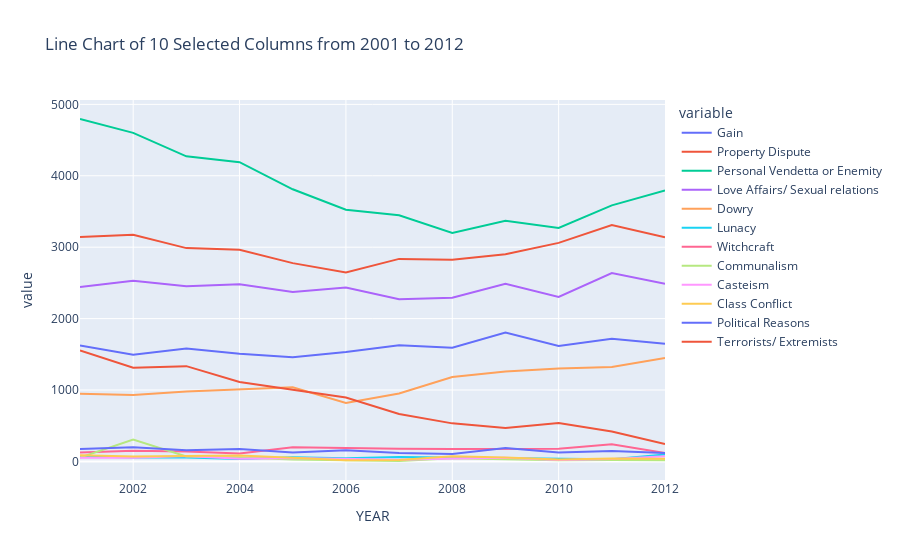

Write notebook code for a chart like this one.
### Code cell
import plotly.express as px
fig = px.line(total_murders, x='YEAR', y=cols, title='Line Chart of causes of homicides from 2001 to 2012 in India')
fig.show()

### Figure 1 — Plotly figure (JSON) as saved in the notebook; plotly's stock layout.template omitted (floating-point values rounded to 4 significant figures)
{"data": [{"hovertemplate": "variable=Gain<br>YEAR=%{x}<br>value=%{y}<extra></extra>", "legendgroup": "Gain", "line": {"color": "#636efa", "dash": "solid"}, "marker": {"symbol": "circle"}, "mode": "lines", "name": "Gain", "orientation": "v", "showlegend": true, "type": "scatter", "x": [2001, 2002, 2003, 2004, 2005, 2006, 2007, 2008, 2009, 2010, 2011, 2012], "xaxis": "x", "y": [1624, 1493, 1582, 1508, 1460, 1533, 1627, 1593, 1804, 1616, 1718, 1647], "yaxis": "y"}, {"hovertemplate": "variable=Property Dispute<br>YEAR=%{x}<br>value=%{y}<extra></extra>", "legendgroup": "Property Dispute", "line": {"color": "#EF553B", "dash": "solid"}, "marker": {"symbol": "circle"}, "mode": "lines", "name": "Property Dispute", "orientation": "v", "showlegend": true, "type": "scatter", "x": [2001, 2002, 2003, 2004, 2005, 2006, 2007, 2008, 2009, 2010, 2011, 2012], "xaxis": "x", "y": [3143, 3174, 2987, 2963, 2777, 2645, 2836, 2824, 2900, 3060, 3310, 3139], "yaxis": "y"}, {"hovertemplate": "variable=Personal Vendetta or Enemity<br>YEAR=%{x}<br>value=%{y}<extra></extra>", "legendgroup": "Personal Vendetta or Enemity", "line": {"color": "#00cc96", "dash": "solid"}, "marker": {"symbol": "circle"}, "mode": "lines", "name": "Personal Vendetta or Enemity", "orientation": "v", "showlegend": true, "type": "scatter", "x": [2001, 2002, 2003, 2004, 2005, 2006, 2007, 2008, 2009, 2010, 2011, 2012], "xaxis": "x", "y": [4795, 4601, 4272, 4190, 3811, 3524, 3448, 3198, 3371, 3269, 3586, 3795], "yaxis": "y"}, {"hovertemplate": "variable=Love Affairs/ Sexual relations<br>YEAR=%{x}<br>value=%{y}<extra></extra>", "legendgroup": "Love Affairs/ Sexual relations", "line": {"color": "#ab63fa", "dash": "solid"}, "marker": {"symbol": "circle"}, "mode": "lines", "name": "Love Affairs/ Sexual relations", "orientation": "v", "showlegend": true, "type": "scatter", "x": [2001, 2002, 2003, 2004, 2005, 2006, 2007, 2008, 2009, 2010, 2011, 2012], "xaxis": "x", "y": [2443, 2530, 2452, 2480, 2371, 2435, 2271, 2291, 2486, 2302, 2637, 2487], "yaxis": "y"}, {"hovertemplate": "variable=Dowry<br>YEAR=%{x}<br>value=%{y}<extra></extra>", "legendgroup": "Dowry", "line": {"color": "#FFA15A", "dash": "solid"}, "marker": {"symbol": "circle"}, "mode": "lines", "name": "Dowry", "orientation": "v", "showlegend": true, "type": "scatter", "x": [2001, 2002, 2003, 2004, 2005, 2006, 2007, 2008, 2009, 2010, 2011, 2012], "xaxis": "x", "y": [948, 930, 979, 1008, 1038, 817, 952, 1183, 1260, 1302, 1323, 1447], "yaxis": "y"}, {"hovertemplate": "variable=Lunacy<br>YEAR=%{x}<br>value=%{y}<extra></extra>", "legendgroup": "Lunacy", "line": {"color": "#19d3f3", "dash": "solid"}, "marker": {"symbol": "circle"}, "mode": "lines", "name": "Lunacy", "orientation": "v", "showlegend": true, "type": "scatter", "x": [2001, 2002, 2003, 2004, 2005, 2006, 2007, 2008, 2009, 2010, 2011, 2012], "xaxis": "x", "y": [71, 54, 55, 34, 58, 46, 61, 55, 40, 33, 29, 96], "yaxis": "y"}, {"hovertemplate": "variable=Witchcraft<br>YEAR=%{x}<br>value=%{y}<extra></extra>", "legendgroup": "Witchcraft", "line": {"color": "#FF6692", "dash": "solid"}, "marker": {"symbol": "circle"}, "mode": "lines", "name": "Witchcraft", "orientation": "v", "showlegend": true, "type": "scatter", "x": [2001, 2002, 2003, 2004, 2005, 2006, 2007, 2008, 2009, 2010, 2011, 2012], "xaxis": "x", "y": [126, 151, 138, 111, 197, 186, 177, 175, 174, 178, 239, 119], "yaxis": "y"}, {"hovertemplate": "variable=Communalism<br>YEAR=%{x}<br>value=%{y}<extra></extra>", "legendgroup": "Communalism", "line": {"color": "#B6E880", "dash": "solid"}, "marker": {"symbol": "circle"}, "mode": "lines", "name": "Communalism", "orientation": "v", "showlegend": true, "type": "scatter", "x": [2001, 2002, 2003, 2004, 2005, 2006, 2007, 2008, 2009, 2010, 2011, 2012], "xaxis": "x", "y": [55, 308, 68, 54, 27, 12, 6, 45, 28, 18, 21, 15], "yaxis": "y"}, {"hovertemplate": "variable=Casteism<br>YEAR=%{x}<br>value=%{y}<extra></extra>", "legendgroup": "Casteism", "line": {"color": "#FF97FF", "dash": "solid"}, "marker": {"symbol": "circle"}, "mode": "lines", "name": "Casteism", "orientation": "v", "showlegend": true, "type": "scatter", "x": [2001, 2002, 2003, 2004, 2005, 2006, 2007, 2008, 2009, 2010, 2011, 2012], "xaxis": "x", "y": [50, 53, 76, 39, 47, 36, 24, 42, 52, 21, 35, 73], "yaxis": "y"}, {"hovertemplate": "variable=Class Conflict<br>YEAR=%{x}<br>value=%{y}<extra></extra>", "legendgroup": "Class Conflict", "line": {"color": "#FECB52", "dash": "solid"}, "marker": {"symbol": "circle"}, "mode": "lines", "name": "Class Conflict", "orientation": "v", "showlegend": true, "type": "scatter", "x": [2001, 2002, 2003, 2004, 2005, 2006, 2007, 2008, 2009, 2010, 2011, 2012], "xaxis": "x", "y": [88, 70, 77, 82, 51, 16, 21, 74, 54, 28, 42, 39], "yaxis": "y"}, {"hovertemplate": "variable=Political Reasons<br>YEAR=%{x}<br>value=%{y}<extra></extra>", "legendgroup": "Political Reasons", "line": {"color": "#636efa", "dash": "solid"}, "marker": {"symbol": "circle"}, "mode": "lines", "name": "Political Reasons", "orientation": "v", "showlegend": true, "type": "scatter", "x": [2001, 2002, 2003, 2004, 2005, 2006, 2007, 2008, 2009, 2010, 2011, 2012], "xaxis": "x", "y": [174, 200, 157, 174, 124, 158, 119, 103, 188, 124, 147, 119], "yaxis": "y"}, {"hovertemplate": "variable=Terrorists/ Extremists<br>YEAR=%{x}<br>value=%{y}<extra></extra>", "legendgroup": "Terrorists/ Extremists", "line": {"color": "#EF553B", "dash": "solid"}, "marker": {"symbol": "circle"}, "mode": "lines", "name": "Terrorists/ Extremists", "orientation": "v", "showlegend": true, "type": "scatter", "x": [2001, 2002, 2003, 2004, 2005, 2006, 2007, 2008, 2009, 2010, 2011, 2012], "xaxis": "x", "y": [1553, 1312, 1334, 1113, 1005, 894, 663, 533, 469, 537, 418, 245], "yaxis": "y"}], "layout": {"legend": {"title": {"text": "variable"}, "tracegroupgap": 0}, "title": {"text": "Line Chart of 10 Selected Columns from 2001 to 2012"}, "xaxis": {"anchor": "y", "domain": [0, 1], "title": {"text": "YEAR"}}, "yaxis": {"anchor": "x", "domain": [0, 1], "title": {"text": "value"}}}}
